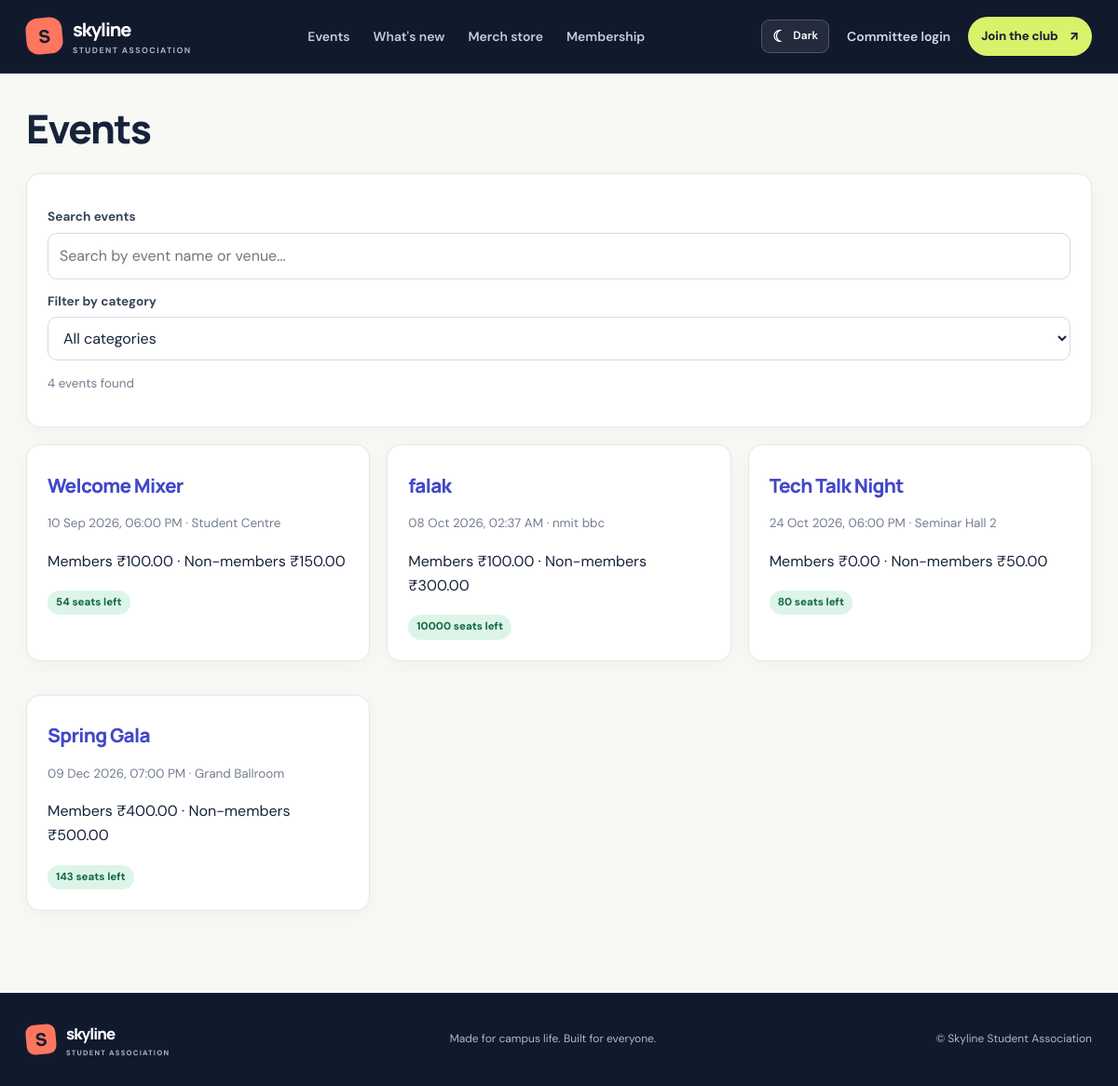
The app's page /events with its own data.
### tables this page shows
CREATE TABLE events (
    id INTEGER PRIMARY KEY,
    name TEXT NOT NULL,
    description TEXT,
    venue TEXT,
    starts_at TEXT NOT NULL,
    capacity INTEGER NOT NULL,
    member_price REAL NOT NULL DEFAULT 0,
    public_price REAL NOT NULL DEFAULT 0,
    created_at TEXT NOT NULL
);

### app.py (the view)
@app.get('/events')
def events():
    return render_template('events.html', events=query(EVENT_SQL + ' ORDER BY e.starts_at'))

### app.py (called while the page is built)
@app.context_processor
def inject_csrf_token():
    from flask_wtf.csrf import generate_csrf
    return {"csrf_token": generate_csrf}

@app.template_filter('money')
def money_filter(value):
    return f"₹{float(value or 0):,.2f}"

@app.template_filter('pretty')
def pretty_filter(value):
    if not value:
        return ''
    try:
        parsed = datetime.fromisoformat(value)
    except ValueError:
        return value
    if 'T' in value or ' ' in value:
        return parsed.strftime('%d %b %Y, %I:%M %p')
    return parsed.strftime('%d %b %Y')

@app.context_processor
def inject_globals():
    return {'is_admin': bool(session.get('admin')), 'status_of': member_status}

### db.py (called while the page is built)
def get_db():
    if 'db' not in g:
        g.db = sqlite3.connect(DB_PATH)
        g.db.row_factory = sqlite3.Row
        g.db.execute('PRAGMA foreign_keys = ON')
    return g.db

def query(sql, args=(), one=False):
    cur = get_db().execute(sql, args)
    rows = cur.fetchall()
    cur.close()
    if one:
        return rows[0] if rows else None
    return rows

### templates/events.html (shortened to what this page needs)
{% extends 'base.html' %}
{% block content %}
<h1>Events</h1>
<div class="card event-filters">
  <label for="event-search">Search events</label>
  <input
    id="event-search"
    type="search"
    placeholder="Search by event name or venue..."
    autocomplete="off"
  >
  <label for="event-category">Filter by category</label>
  <select id="event-category">
    <option value="all">All categories</option>
  </select>
  <p id="event-result-count" class="muted" aria-live="polite"></p>
</div>
<div class="grid2" id="event-list">
{% for e in events %}
  <div
    class="card"
    data-event-card
    data-name="{{ e.name | lower }}"
    data-venue="{{ (e.venue or '') | lower }}"
    data-category="{{ (e.category or '') | lower }}"
  >
    <h2>
      <a href="{{ url_for('event_detail', event_id=e.id) }}">
        {{ e.name }}
      </a>
    </h2>
    <p class="muted">
      {{ e.starts_at | pretty }}
      {% if e.venue %} · {{ e.venue }}{% endif %}
    </p>
    <p>
      Members {{ e.member_price | money }}
      · Non-members {{ e.public_price | money }}
    </p>
    {% if e.seats_left > 0 %}
      <span class="badge ok">{{ e.seats_left }} seats left</span>
    {% else %}
      <span class="badge bad">Sold out</span>
    {% endif %}
  </div>
{% else %}
  <p class="muted">No events yet.</p>
{% endfor %}
</div>
{% endblock %}

### static/style.css (style rules this page uses)
:root { --ink: #17243b; --ink-deep: #101b31; --ink-soft: #283752; --paper: #f7f7f3; --white: #ffffff; --muted: #747e8e; --line: #e4e7e9; --lime: #d7f36a; --blue: #647df5; --brand: #536de8; --brand-dark: #3c52c5; --ok: #18794e; --warn: #a96510; --bad: #b42332; --shadow: 0 16px 42px rgba(23, 36, 59, .07); }
* { box-sizing: border-box; }
html { scroll-behavior: smooth; }
body { margin: 0; font-family: 'DM Sans', system-ui, -apple-system, 'Segoe UI', sans-serif; background: var(--paper); color: var(--ink); line-height: 1.6; -webkit-font-smoothing: antialiased; }
a { color: var(--brand-dark); text-decoration: none; transition: color .18s ease, background .18s ease, transform .18s ease; }
button, input, select, textarea { font: inherit; }
.muted { color: var(--muted); font-size: .84rem; }
h1, h2, h3, h4 { color: var(--ink); font-family: 'Manrope', sans-serif; letter-spacing: -.035em; }
main h1 { margin: .2em 0 .55em; font-size: clamp(1.9rem, 4vw, 2.65rem); font-weight: 800; line-height: 1.12; }
main h2 { margin: .2em 0 .65em; font-size: 1.3rem; font-weight: 800; }
main p { line-height: 1.65; }
.grid2 { display: grid; grid-template-columns: repeat(auto-fit, minmax(min(100%, 300px), 1fr)); gap: 18px; }
.card { padding: 22px; margin-bottom: 18px; border: 1px solid var(--line); border-radius: 13px; background: #fff; box-shadow: 0 3px 12px rgba(23,36,59,.025); }
label { display: block; margin: 13px 0 6px; color: #39465c; font-size: .85rem; font-weight: 700; }
input, select, textarea { width: 100%; padding: 11px 12px; border: 1px solid #d5dbe3; border-radius: 9px; outline: none; background: #fff; color: var(--ink); transition: border-color .15s ease, box-shadow .15s ease; }
.badge { display: inline-block; padding: 4px 9px; border-radius: 999px; font-size: .72rem; font-weight: 800; }
.badge.ok { background: #dcf5e8; color: #176a45; }
:root { --ink:#17233b;--ink-deep:#111a2d;--ink-soft:#293854;--paper:#f8f8f4;--white:#fff;--muted:#737e90;--line:#e4e7eb;--lime:#d8f36a;--blue:#5865f2;--brand:#5b5fe9;--brand-dark:#4248c9;--coral:#ff765f;--ok:#18794e;--warn:#a96510;--bad:#b42332;--shadow:0 18px 48px rgba(23,35,59,.10) }
body { background:#f8f8f4;color:var(--ink) }
.card,.table-wrap,.ticket,.col { border-radius:15px }
.card { box-shadow:0 5px 20px rgba(23,36,59,.035) }
input,select,textarea { border-radius:10px }

### records on screen
events: name "Welcome Mixer", starts_at|pretty "10 Sep 2026, 06:00 PM", venue "Student Centre", member_price "₹100.00", public_price "₹150.00", seats_left "54"
events: name "falak", starts_at|pretty "08 Oct 2026, 02:37 AM", venue "nmit bbc", member_price "₹100.00", public_price "₹300.00", seats_left "10000"
events: name "Tech Talk Night", starts_at|pretty "24 Oct 2026, 06:00 PM", venue "Seminar Hall 2", member_price "₹0.00", public_price "₹50.00", seats_left "80"
events: name "Spring Gala", starts_at|pretty "09 Dec 2026, 07:00 PM", venue "Grand Ballroom", member_price "₹400.00", public_price "₹500.00", seats_left "143"
